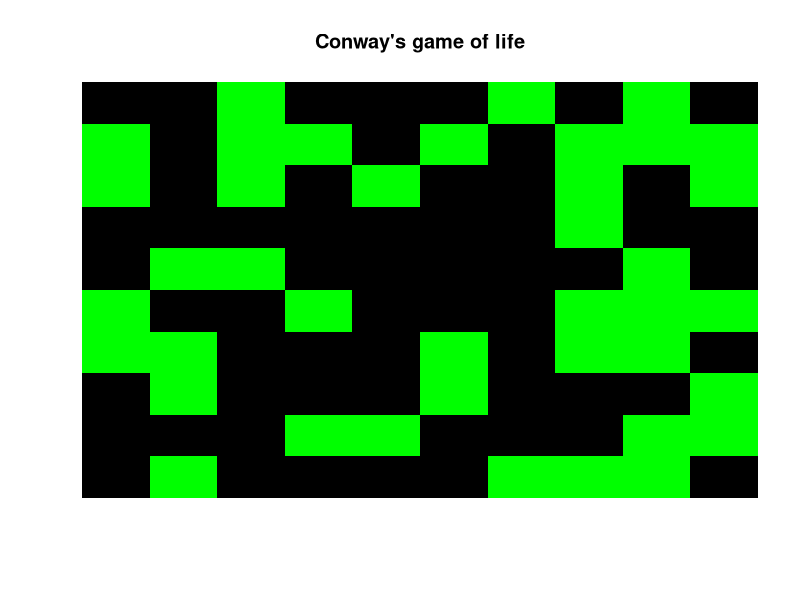
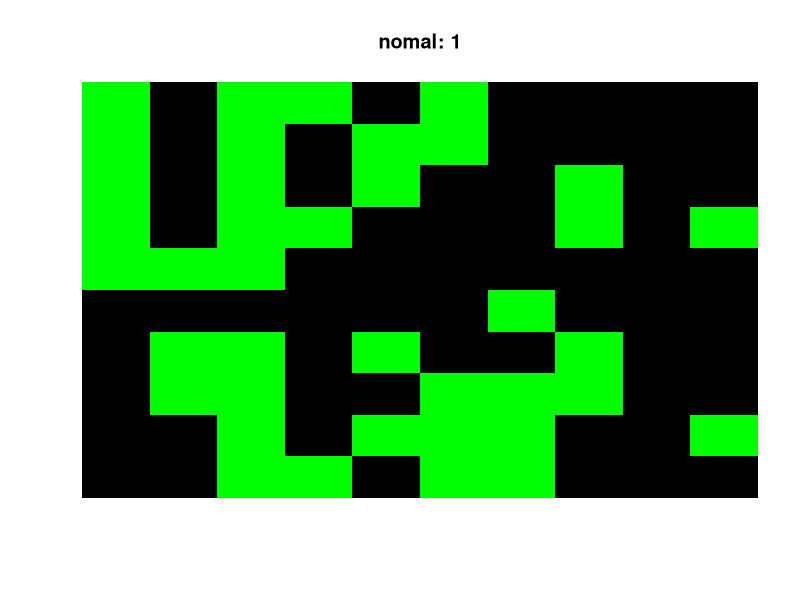
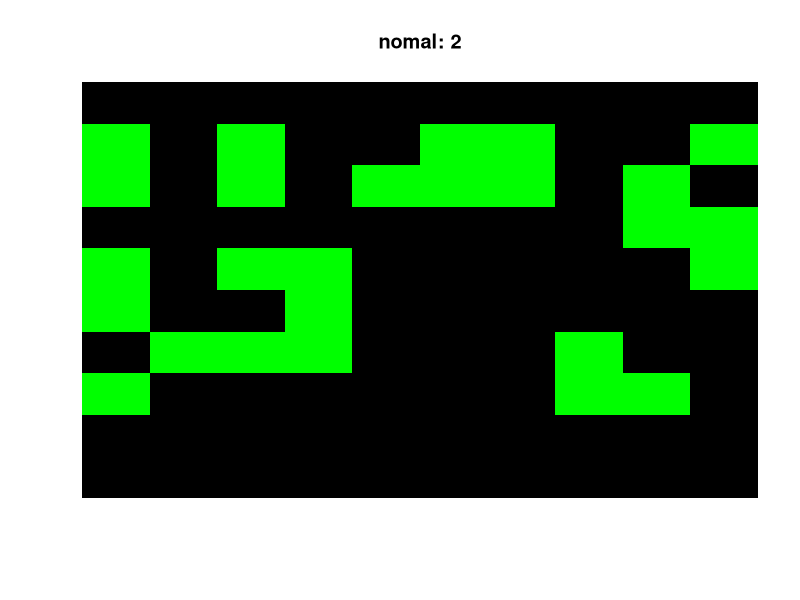
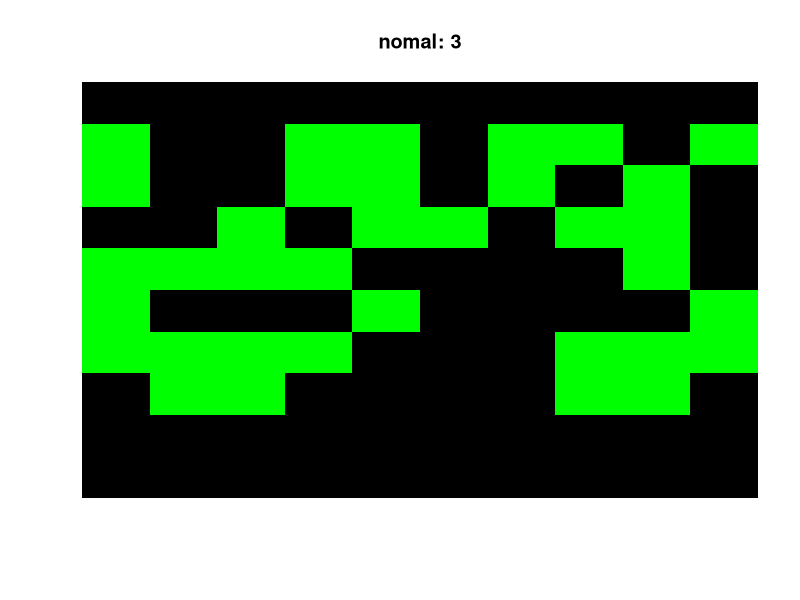
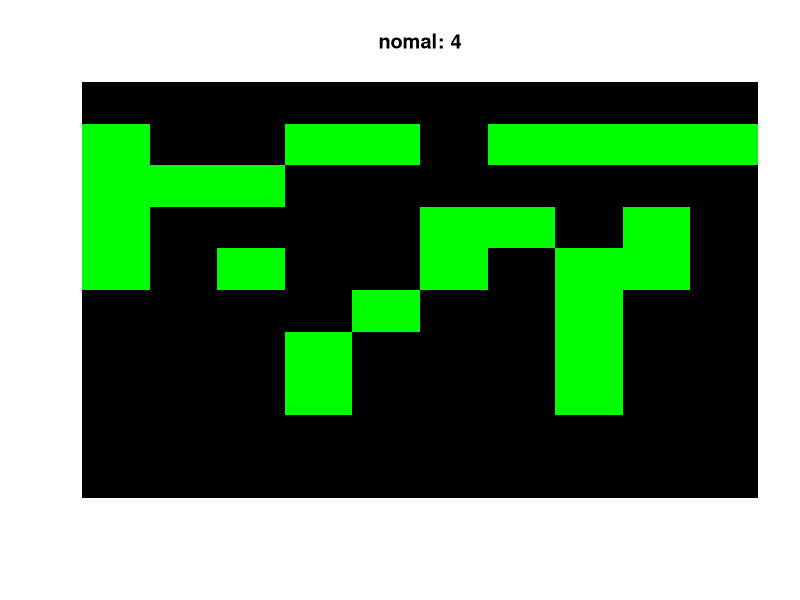
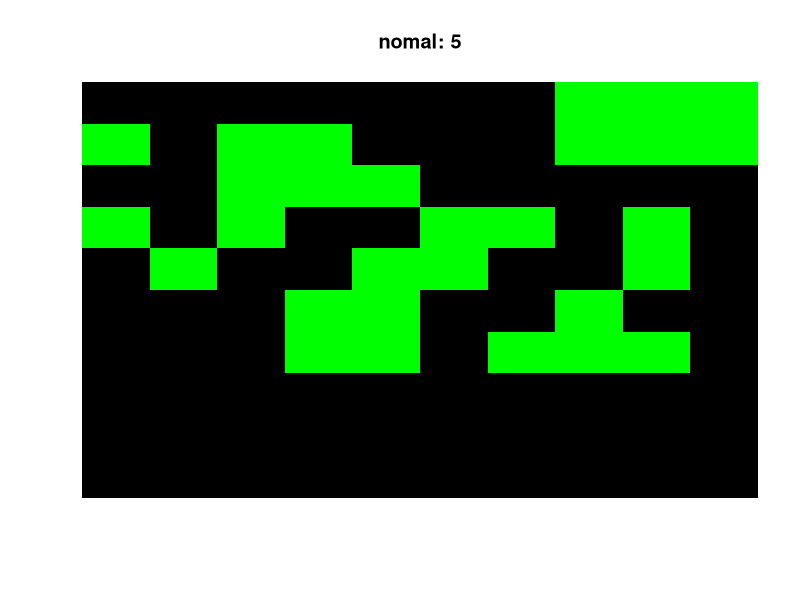
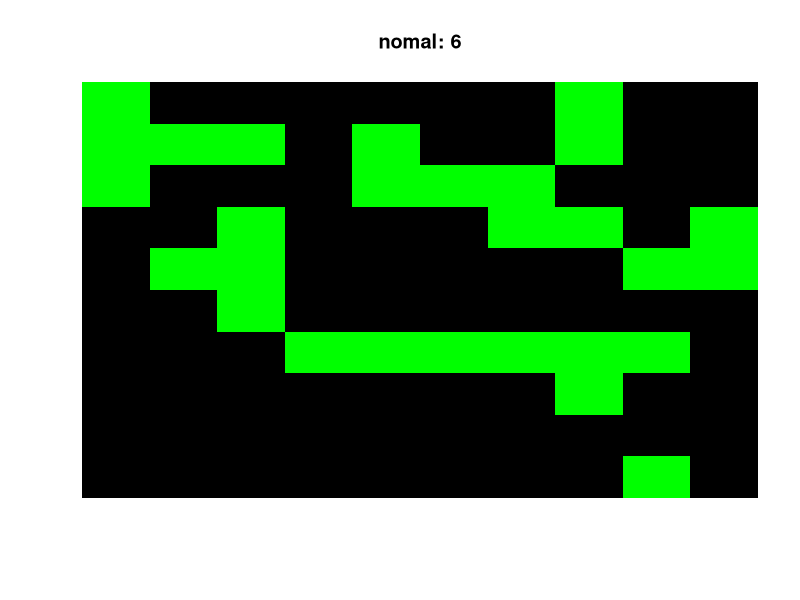
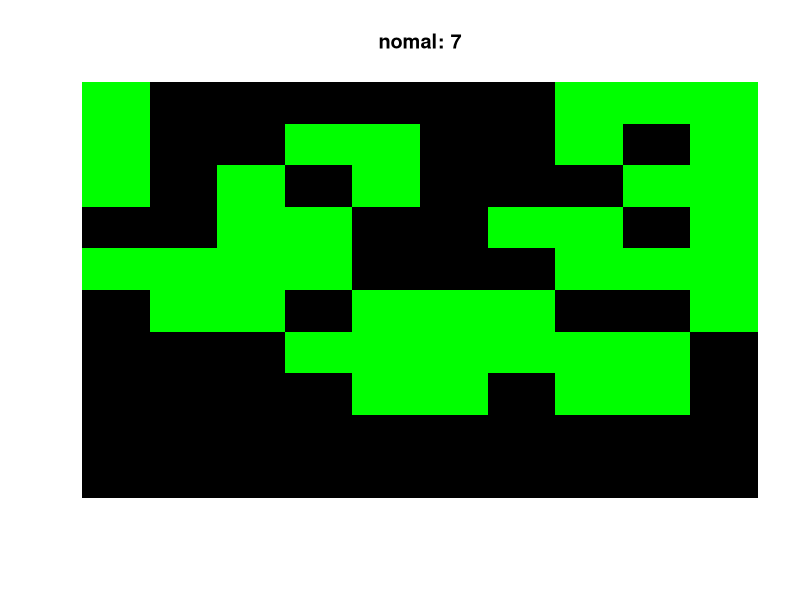

Reproduce these figures in R, in order.

SIZE = readline("Size(default: 10): ")
SIZE = if(SIZE == "") 10 else as.numeric(SIZE)

BORN = 1
SURVIVES = 2

DEATH = BORN-1
ALIVE = SURVIVES-1

weightingAdder <- function(M) {
  TMP = matrix(0, nrow=SIZE, ncol=SIZE, byrow=T)
  for (i in 1:SIZE) {
    for (j in 1:SIZE) {
      if (M[i,j] == 0)  next
      for (k in -1:1) {
        for (l in -1:1) {
          if (k == 0 && l == 0) next
          x = i + k
          y = j + l
          if (i+k == 0)  x = SIZE
          else if (i+k == SIZE+1) x = 1
          if (j+l == 0)  y = SIZE
          else if (j+l == SIZE+1) y = 1

          TMP[x,y] = TMP[x,y] + 1
        }
      }
    }
  }
  return(TMP)
}

# Deprecated function
opt <- function(M) {
  return(t(apply(M,2,rev)))
}

title = "Conway's game of life"
cat('Type: {fill, empty, random}={f, e, r}\n')
type <- readline("Type: ")
if (type == "f") {
  A = matrix(1, nrow=SIZE, ncol=SIZE, byrow=T)
  image(A, main=title, col="green", axes=FALSE)
} else if (type == "e") {
  A = matrix(0, nrow=SIZE, ncol=SIZE, byrow=T)
  image(A, main=title, col="black", axes=FALSE)
} else {
  rand = as.integer(runif(SIZE^2, min=0, max=2))
  A = matrix(rand, nrow=SIZE, ncol=SIZE, byrow=T)
  image(A, main=title, col=c("black","green"), axes=FALSE)
}


makePattern <- function(M) {
  count <- readline("Make Count: ")
  count = if (count == "") 0 else as.numeric(count)

  for (i in 1:count) {
    if (count == 0) break
    print(i, quote=FALSE)
    input <- as.numeric(locator(1))
    pos <- as.numeric(input) + 0.05
    len = if(SIZE<=10) 1.1/SIZE else 1.05/SIZE
    pos <- as.integer(pos/len) + 1
    
    M[pos[1], pos[2]] = if(M[pos[1],pos[2]]==1) 0 else 1

    image(M, col = if(length(M[M==1])==length(M)) "green" else c("black","green"), axes=FALSE)
  }
  return(M)
}

A = makePattern(A)

library('stringr')
patternCompiler <- function(pattern) {
  rule_born = c()
  rule_survives = c()
  pattern = str_split(pattern, "")[[1]]
  for (i in 1:length(pattern)) {
    if (pattern[i] == "B") FLAG = FALSE
    if (pattern[i] == "S") FLAG = TRUE

    if (str_detect(pattern[i], "[0-9]")) {
      if (!FLAG) {
        rule_born <- c(rule_born, as.numeric(pattern[i]))
      } else {
        rule_survives <- c(rule_survives, as.numeric(pattern[i]))
      }
    }
  }
  return (list(rule_born, rule_survives))
}

title = ""
cat('\n')
cat("nomal: B3/S23\n")
cat("day and night: B3678/S34678\n")
cat("HighLife: B36/S23\n")
cat("Replicator: B1357/S1357\n")
cat("2x2: B36/S125\n")
cat('\nPattern: [B3/S34]\n')
rule <- readline("Input Pattern: ")
if (rule == "nomal" || rule == "") {
  title = "nomal"
  rule = "B3/S23"
} else if (rule == "day and night") {
  title = "day and night"
  rule = "B3678/S34678"
} else if (rule == "HighLife") {
  title = "HighLife"
  rule = "B36/S23"
} else if (rule == "Replicator") {
  title = "Replicator"
  rule = "B1357/S1357"
} else if (rule == "2x2") {
  title = "2x2"
  rule = "B36/S125"
} else {
  title = rule
}
rule <- patternCompiler(rule)

counter = readline("generation num: ")

generation = 1
convergence = TRUE
B = matrix(0, nrow=SIZE, ncol=SIZE, byrow=T)
repeat {
  if (counter == "")  request = readline()
  if (request == "add") {
    A = makePattern(A)
    readline()
  }
  TMP = weightingAdder(A)
  for (x in 1:SIZE) {
    for (y in 1:SIZE) {
      if (A[x,y] == DEATH) {
        if (is.null(rule[[BORN]]) || length(rule[[BORN]][rule[[BORN]] == TMP[x,y]]) == 0)
          B[x,y] = 0
        else
          B[x,y] = 1
        next
      } 
      if (A[x,y] == ALIVE) {
        if (is.null(rule[[SURVIVES]]) || length(rule[[SURVIVES]][rule[[SURVIVES]]==TMP[x,y]])==0)
          B[x,y] = 0
        else
          B[x,y] = 1
        next
      } 
    }
  }
  if (length((A==B)[(A==B)==TRUE]) == SIZE^2) break

  A = B
  image(A, main=paste(title,generation,sep=": "), col=if(length(A[A==1])==length(A)) "green" else c("black","green"), axes=FALSE)
  if (counter != "" && generation == as.numeric(counter))  counter = ""
  generation = generation + 1
}
